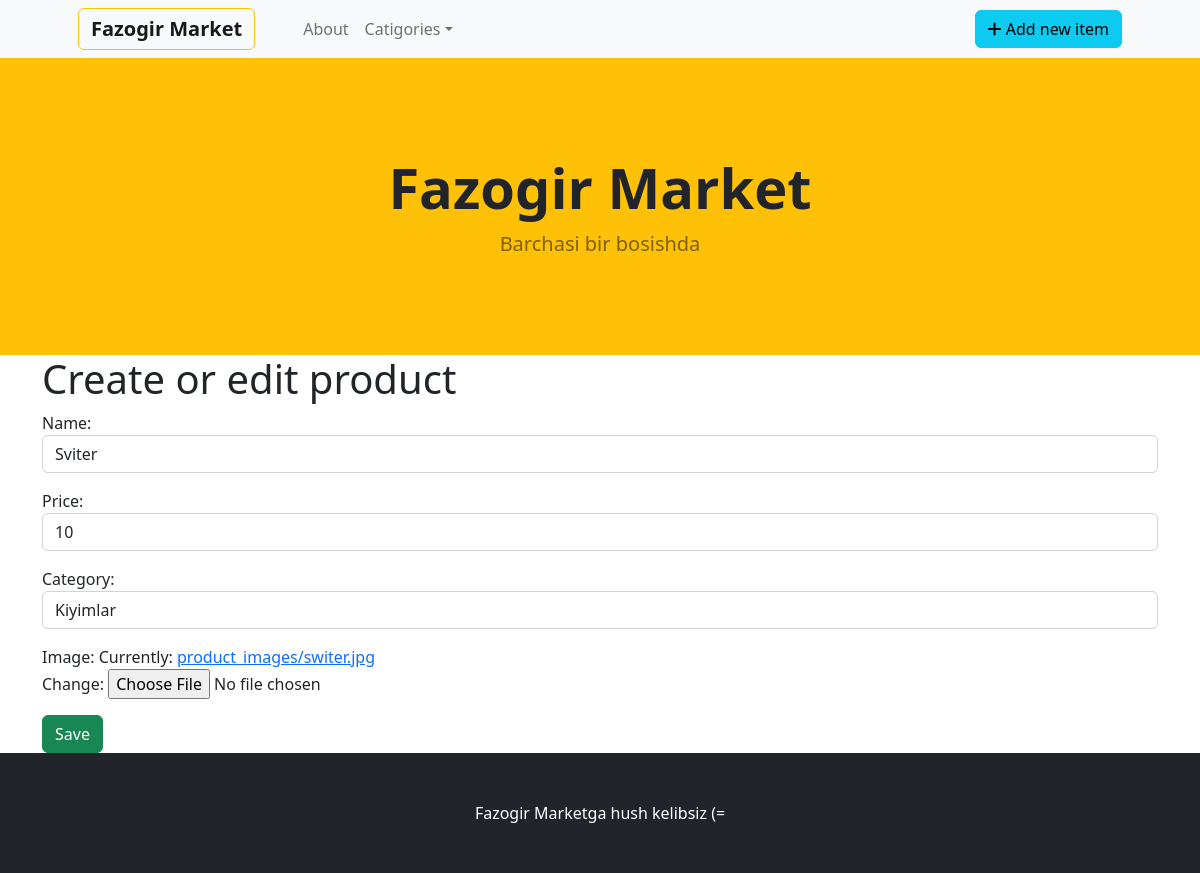
The app's page /update_product/1/ with its own data.
### shop/models.py (models this page shows, shortened)
class Product(models.Model):
    name = models.CharField(max_length=100)
    price = models.PositiveIntegerField()
    category = models.ForeignKey(Category, on_delete=models.CASCADE, related_name="products")
    image = models.ImageField(upload_to="product_images")
    class Meta:
        verbose_name = "Mahsulot"
        verbose_name_plural = "Mahsulotlar"

class Category(models.Model):
    name = models.CharField(max_length=100)
    def __str__(self):
        return f"{self.name}"
    class Meta:
        verbose_name = "Kategoriya"
        verbose_name_plural = "Kategoriyalar"

### shop/views.py (the view)
# urls.py: path('update_product/<int:id>/', update_product, name="update_product"),
def update_product(request, id):
    product = get_object_or_404(Product, id=id)
    form = CreateProduct(instance=product)
    if request.method == "POST":
        form = CreateProduct(request.POST, instance=product)
        if form.is_valid():
            form.save()
            return redirect('batafsil', id=product.id)
    return render(request, 'create_product.html', {"form": form})

### shop/forms.py
class CreateProduct(forms.ModelForm):
    name = forms.CharField(
        widget=forms.TextInput(attrs={'class': 'form-control'})
    )
    price = forms.IntegerField(
        widget=forms.NumberInput(attrs={'class': 'form-control'})
    )
    category = forms.ModelChoiceField(
        queryset=Category.objects.all(),
        widget=forms.Select(attrs={'class': 'form-control'})
    )
    image = forms.ImageField(
        widget=forms.ClearableFileInput(attrs={'class': 'form-control-file'})
    )
    class Meta:
        model = Product
        fields = ('name', 'price', 'category', 'image')

### templates/create_product.html (shortened to what this page needs)
{% extends 'base.html' %}
{% block content %}
<div class="container">
<h1>Create or edit product</h1>
    <form method="post" enctype="multipart/form-data">
        {{form.as_p}}
        <button type="submit" class="btn btn-success">Save</button>
    </form>
</div>
{% endblock content %}

### records on screen
Product: name "Sviter", price "10", category "Kiyimlar"
